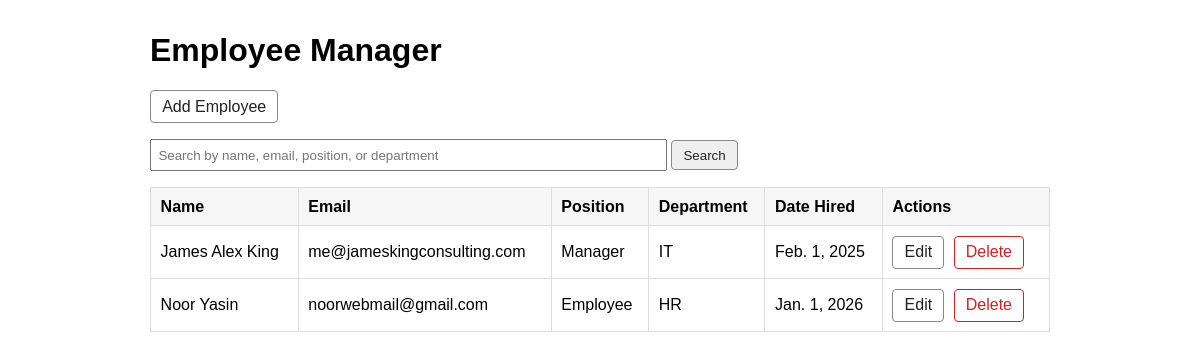
The page / on the database its author committed.
### employees/models.py (models this page shows, shortened)
class Employee(models.Model):
    first_name = models.CharField(max_length=100)
    last_name = models.CharField(max_length=100)
    email = models.EmailField(unique=True)
    position = models.CharField(max_length=150)
    department = models.CharField(max_length=150, blank=True)
    date_hired = models.DateField(null=True, blank=True)
    created_at = models.DateTimeField(auto_now_add=True)
    updated_at = models.DateTimeField(auto_now=True)
    class Meta:
        ordering = ["last_name", "first_name"]

### employees/views.py (the view, shortened to what this page needs)
# urls.py: path("", views.employee_list, name="employee_list"),
def employee_list(request):
    query = request.GET.get("q", "").strip()
    employees = Employee.objects.all()
    return render(
        request,
        "employees/employee_list.html",
        {"employees": employees, "query": query},
    )

### templates/employees/employee_list.html (shortened to what this page needs)
{% extends "base.html" %}
{% block content %}
<div class="top-actions">
    <a class="btn" href="{% url 'employee_create' %}">Add Employee</a>
</div>
<form method="get" style="margin-bottom: 1rem;">
    <input
        type="text"
        name="q"
        value="{{ query }}"
        placeholder="Search by name, email, position, or department"
    >
    <button class="btn" type="submit">Search</button>
</form>
<table>
    <thead>
        <tr>
            <th>Name</th>
            <th>Email</th>
            <th>Position</th>
            <th>Department</th>
            <th>Date Hired</th>
            <th>Actions</th>
        </tr>
    </thead>
    <tbody>
        {% for employee in employees %}
        <tr>
            <td>{{ employee.first_name }} {{ employee.last_name }}</td>
            <td>{{ employee.email }}</td>
            <td>{{ employee.position }}</td>
            <td>{{ employee.department|default:"-" }}</td>
            <td>{{ employee.date_hired|default:"-" }}</td>
            <td>
                <a class="btn" href="{% url 'employee_update' employee.pk %}">Edit</a>
                <a class="btn btn-danger" href="{% url 'employee_delete' employee.pk %}">Delete</a>
            </td>
        </tr>
        {% endfor %}
    </tbody>
</table>
{% endblock %}

### templates/base.html (shortened to what this page needs)
<!DOCTYPE html>
<html lang="en">
<head>
</head>
<body>
    <h1>Employee Manager</h1>
    {% block content %}{% endblock %}
</body>
</html>

### templates/base.html (style rules this page uses)
body { font-family: Arial, sans-serif; margin: 2rem auto; max-width: 900px; padding: 0 1rem; }
.top-actions { margin-bottom: 1rem; }
table { width: 100%; border-collapse: collapse; }
th, td { border: 1px solid #ddd; padding: 0.6rem; text-align: left; }
th { background: #f6f6f6; }
.btn { display: inline-block; padding: 0.4rem 0.7rem; text-decoration: none; border: 1px solid #888; border-radius: 4px; color: #222; margin-right: 0.3rem; }
.btn-danger { border-color: #c22; color: #c22; }
input, select { width: 100%; max-width: 500px; padding: 0.4rem; }

### rows shown on the page
Employee: first_name "James Alex", last_name "King", email "me@jameskingconsulting.com", position "Manager", department "IT", date_hired "Feb. 1, 2025"
Employee: first_name "Noor", last_name "Yasin", email "noorwebmail@gmail.com", position "Employee", department "HR", date_hired "Jan. 1, 2026"
